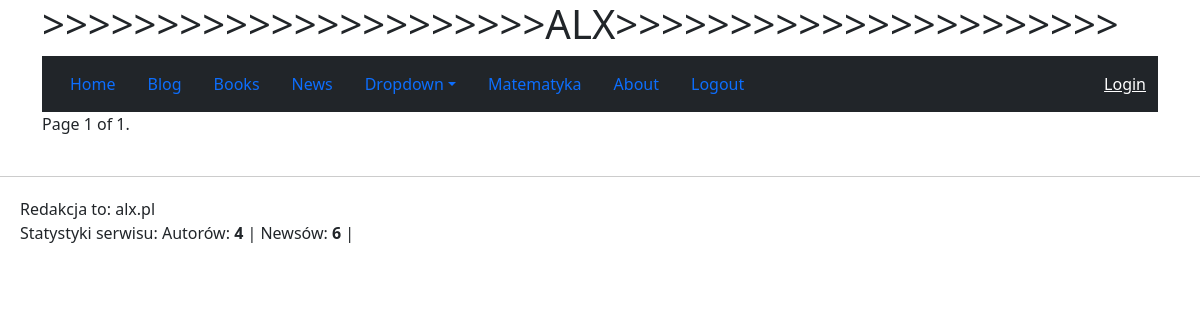
/blog/, run on an earlier commit of the app's database.
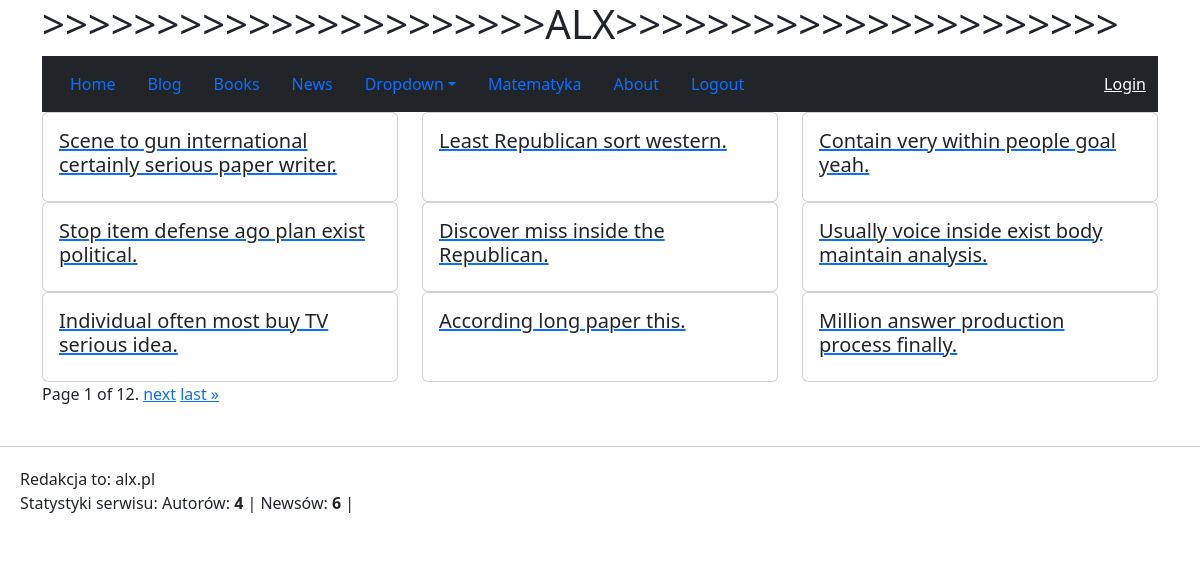
And on a later commit of the database.
### blog/models.py (models this page shows, shortened)
class Post(models.Model):
    title = models.CharField(max_length=200)
    content = models.TextField()

### blog/views.py (the view)
# urls.py: path("", views.PostListView.as_view(), name="list"),
class PostListView(ListView):
    model = Post
    template_name = "blog/list.html"
    paginate_by = 9
    def get_queryset(self):
        return Post.objects.order_by("-id")
    def get_context_data(self, **kwargs):
        context = super().get_context_data(**kwargs)
        logger.info(
            f"Pobieram stronę: {self.request.GET.get('page')} "
            f"z {context['paginator'].num_pages}"
        )
        return context

### blog/contextprocessors.py (called while the page is built)
def posts_count(request):
    return {'posts_count': blog.count_posts()}

### blog/services.py (called while the page is built)
    def count_posts(self):
        return self._posts.count()

### news/context_processors.py (called while the page is built)
def my_context(request):
    return {
        "redakcja": "alx.pl"
    }

def global_metrics(request):
    return {
        "ilosc_autorow": Author.objects.count(),
        "ilosc_newsow": News.objects.count(),
    }

### blog/templates/blog/list.html (shortened to what this page needs)
{% extends "base.html" %}
{% block content %}
<div class="row">
    {% for post in page_obj %}
    <div class="col-md-4">
        <a href="{% url 'blog:details' post.id %}">
            <div class="card h-100">
                <div class="card-body">
                    <h5 class="card-title">{{ post.title }}</h5>
                </div>
            </div>
        </a>
    </div>
    {% endfor %}
</div>
<div class="pagination">
    <span class="step-links">
        <span class="current">
            Page {{ page_obj.number }} of {{ page_obj.paginator.num_pages }}.
        </span>
        {% if page_obj.has_next %}
            <a href="?page={{ page_obj.next_page_number }}">next</a>
            <a href="?page={{ page_obj.paginator.num_pages }}">last &raquo;</a>
        {% endif %}
    </span>
</div>
{% endblock %}

### templates/base.html (shortened to what this page needs)
<!DOCTYPE html>
<html lang="en">
<head>
    <link href="https://cdn.jsdelivr.net/npm/bootstrap@5.3.3/dist/css/bootstrap.min.css" rel="stylesheet">
</head>
<body>
<div class="container">
    <header>
        <h1>>>>>>>>>>>>>>>>>>>>>>>ALX>>>>>>>>>>>>>>>>>>>>>></h1>
        <nav class="navbar navbar-expand-sm bg-dark navbar-dark">
            <div class="container-fluid">
                <ul class="nav">
                    <li class="nav-item"><a class="nav-link active" href="/">Home</a></li>
                    <li class="nav-item"><a class="nav-link" href="{% url 'blog:list' %}">Blog</a></li>
                    <li class="nav-item"><a class="nav-link" href="{% url 'books:list' %}">Books</a></li>
                    <li class="nav-item"><a class="nav-link" href="{% url 'news:list' %}">News</a></li>
                    <li class="nav-item dropdown">
                        <a class="nav-link dropdown-toggle" href="#" role="button"
                           data-bs-toggle="dropdown">Dropdown</a>
                    </li>
                    <li class="nav-item"><a class="nav-link" href="/matematyka/">Matematyka</a></li>
                    <li class="nav-item"><a class="nav-link" href="javascript:void(0)">About</a></li>
                    <li class="nav-item "><a class="nav-link" href="#">Logout</a></li>
                </ul>
                <ul class="navbar-nav ms-auto">
                    <li class="nav-item">
                        {% include 'includes/user_info.html' %}
                    </li>
                </ul>
            </div>
        </nav>
    </header>
    {% block content %}
    {% endblock %}
</div>
<footer style="margin-top: 40px; padding: 20px; border-top: 1px solid #ccc;">
    Redakcja to: {{ redakcja }}
    <p>
        Statystyki serwisu:
        Autorów: <strong>{{ ilosc_autorow }}</strong> |
        Newsów: <strong>{{ ilosc_newsow }}</strong> |
    </p>
</footer>
</body>
</html>

### templates/includes/user_info.html
{% if user.is_authenticated %}
<span style="color: white"> Hello {{ user.username }}</span>
<form action="{% url 'logout' %}" method="post">{% csrf_token %}
    <button type="submit">Logout</button>
</form>
{% else %}
<a href="{% url 'login' %}" style="color: white;">Login</a>
{% endif %}

What changed in the data, as far as the page shows it:
added Post: title "Scene to gun international certainly serious paper writer."
added Post: title "Least Republican sort western."
added Post: title "Contain very within people goal yeah."
added Post: title "Stop item defense ago plan exist political."
added Post: title "Discover miss inside the Republican."
added Post: title "Usually voice inside exist body maintain analysis."
added Post: title "Individual often most buy TV serious idea."
added Post: title "According long paper this."
added Post: title "Million answer production process finally."
Also different on the page:
{{ page_obj.paginator.num_pages }}: "1" → "12"
text now shown: "next last »"
